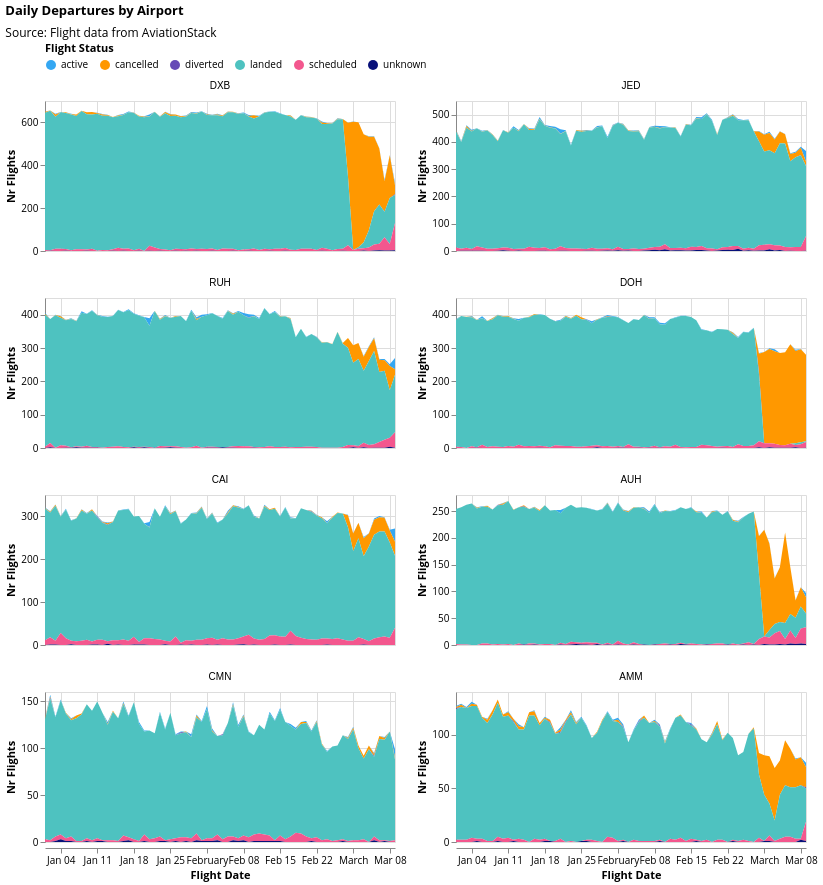

The notebook cell saved with this chart:
### Markdown cell above
### Daily Departures by Flight Status

### Code cell
departures_exploded["flight_date"] = pd.to_datetime(departures_exploded["flight_date"])

df = (
    departures_exploded.groupby(["flight_date", "flight_status", "iata_dep"])
    .size()
    .reset_index(name="count")
)

get_area_plot_by_airport(
    df,
    airports=airports,
    airport_col="iata_dep",
    title="Daily Departures by Airport",
    source_text="Source: Flight data from AviationStack",
)

### Figure 1 — Vega-Lite specification as saved in the notebook (floating-point values rounded to 4 significant figures; data arrays with more than 128 entries replaced by an {"elided": "..."} marker saying what was removed)
{"config": {"view": {"continuousWidth": 300, "continuousHeight": 300}, "axis": {"labelFont": "Open Sans", "titleFont": "Open Sans"}, "legend": {"labelFont": "Open Sans", "titleFont": "Open Sans"}, "title": {"anchor": "start", "font": "Open Sans", "subtitleFont": "Open Sans"}}, "data": {"name": "data-6a05e6606f238655c38bd97e7e41655b"}, "facet": {"field": "iata_dep", "sort": ["DXB", "JED", "RUH", "DOH", "CAI", "AUH", "CMN", "AMM"], "title": null, "type": "nominal"}, "spec": {"layer": [{"mark": {"type": "area"}, "encoding": {"color": {"field": "flight_status", "legend": {"direction": "horizontal", "offset": 10, "orient": "top", "titleAnchor": "start"}, "scale": {"range": ["#34A7F2", "#FF9800", "#664AB6", "#4EC2C0", "#F3578E", "#081079", "#0C7C68", "#DDDA21"]}, "title": "Flight Status", "type": "nominal"}, "tooltip": [{"field": "flight_date", "title": "Flight Date", "type": "temporal"}, {"field": "flight_status", "title": "Status", "type": "nominal"}, {"field": "count", "title": "Flights", "type": "quantitative"}], "x": {"field": "flight_date", "title": "Flight Date", "type": "temporal"}, "y": {"field": "count", "stack": "zero", "title": "Nr Flights", "type": "quantitative"}}}], "height": 150, "width": 350}, "columns": 2, "resolve": {"scale": {"y": "independent"}}, "title": {"text": "Daily Departures by Airport", "subtitle": "Source: Flight data from AviationStack", "subtitlePadding": 10}, "$schema": "https://vega.github.io/schema/vega-lite/v5.20.1.json", "datasets": {"data-6a05e6606f238655c38bd97e7e41655b": {"elided": "3264 records"}}}
